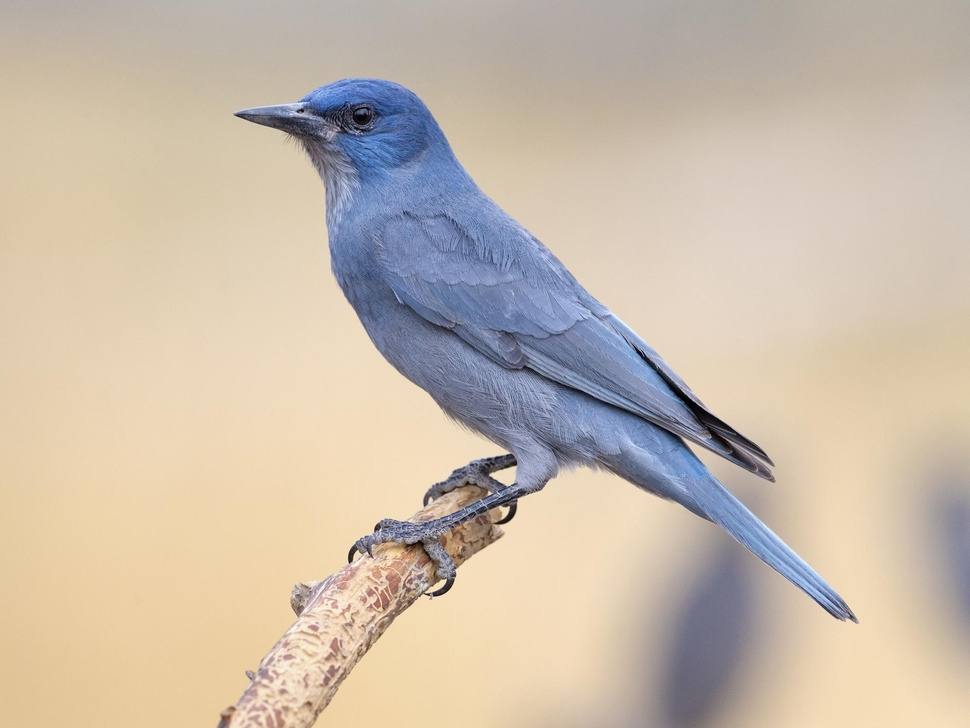
#> input picture resources/bird.jpg, 970 x 728 px, shrunk from 1885 x 1414 before the run
$ jupyter execute ex1d.ipynb
#> lines starting #> are read from the running program, lines starting #| are printed output that depends on the picture
# Ejercicio 1 d: Segmentación de imagenes con algoritmo K-Means Clustering.
Al ser un algoritmo de *clustering*, K-Means es no supervisado, lo cual implica que funciona con datos que no están previamente catalogados. En su lugar busca agrupar a los datos que observa basándose en criterios de cuán similes son. Los datos en un *cluster* son más similares entre sí que a aquellos que pertenecen a otro *cluster*.

En este algoritmo, la *K* representa la cantidad de *clusters* que se utilizarán. Su funcionamiento es el siguiente:
1. Se elige el número de *clusters* (es decir, K).
2. Aleatoriamente, se asignan los pixels o puntos e datos a cualquiera de los K *clusters*.
3. Se calcula el centro del *cluster*.
4. Se calcula la distancia de los pixels al centro de cada *cluster*.
5. Se reasigna cada pixel al cluster de distancia más cercana.
6. Se recalcula el centro de cada *cluster*.
7. Se repiten los pasos 4, 5 y 6 hasta que los pixels no cambien de *cluster*, o hasta el máximo de iteraciones permitido.

## Implementación

[cell 1]
import numpy as np
import matplotlib.pyplot as plt
import cv2

[cell 2]
bird = cv2.imread("../resources/bird.jpg")
#> bird is the input picture: shape (728, 970, 3); mean B, G, R 171.9, 187.6, 201.1
bird = cv2.cvtColor(bird, cv2.COLOR_BGR2RGB)

fig = plt.figure()
fig.set_size_inches(15, 15)
plt.imshow(bird)
plt.show()

Se modifica la estructura del arreglo de pixels para prepararlo para su uso con el algoritmo K-Means. Es necesario que sea un arreglo 2D.

[cell 3]
pixel_vals = bird.reshape((-1, 3)).astype(np.float32)
pixel_vals.shape
#> Out = (706160, 3)

Ahora se inicia el algoritmo, para el cual se buscará segmentar la imagen en dos clusters ($K = 2$). Se utilizará la implementación de OpenCV, a la cual se le debe dar un criterio de finalización. Este criterio será cuando se llegue a las 100 iteraciones, o que la precisión lograda (el $ \epsilon $) sea del $ 95\% $.

[cell 4]
k = 2
criteria = (cv2.TERM_CRITERIA_MAX_ITER + cv2.TERM_CRITERIA_EPS, 1000, 0.85)

retval, labels, centers = cv2.kmeans(pixel_vals, k, None, criteria, 10, cv2.KMEANS_RANDOM_CENTERS)
#> retval = 869015482.1; centers = [[115, 122.7, 148.9], [218.6, 201, 176.7]]

[cell 5]
centers = centers.astype(np.float32)
segmented_data = centers[labels.flatten()]

segmented_image = segmented_data.reshape((bird.shape)).astype(int)
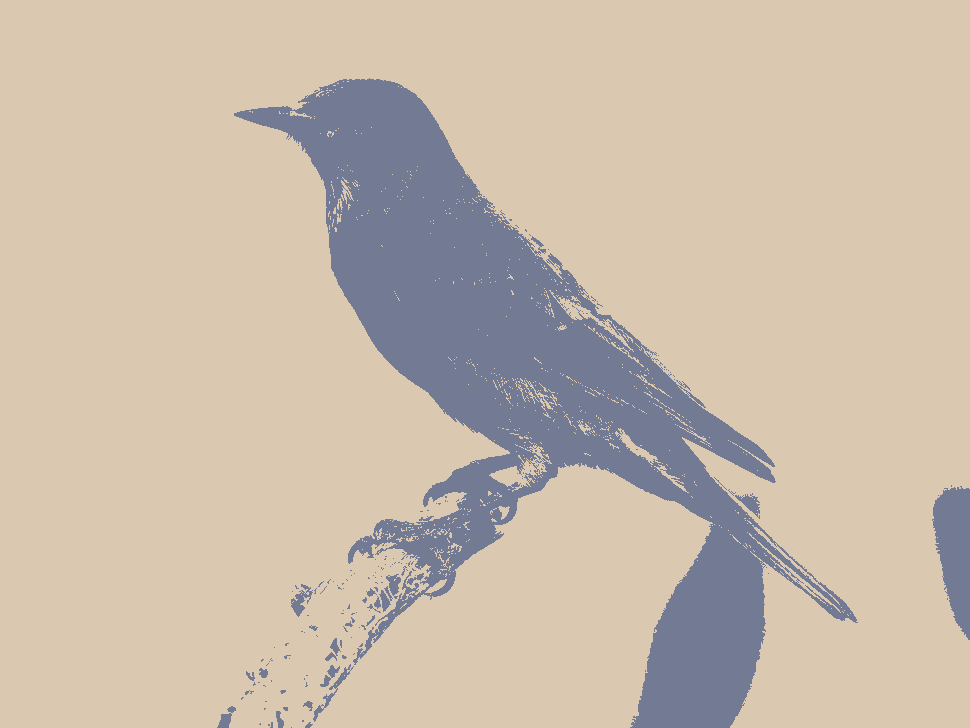
#> segmented_image: shape (728, 970, 3) int64; mean R, G, B 200.6, 186.8, 171.3

[cell 6]
list(segmented_image)

Como se puede ver, cada pixel ahora tiene uno de dos posibles valores, indicando a qué *cluster* corresponde. Se procede entonces a representar los dos *clusters* obtenidos en la imagen original, como una máscara.

[cell 7]
fig = plt.figure()
fig.set_size_inches(15, 15)
plt.imshow(segmented_image)
plt.show()
